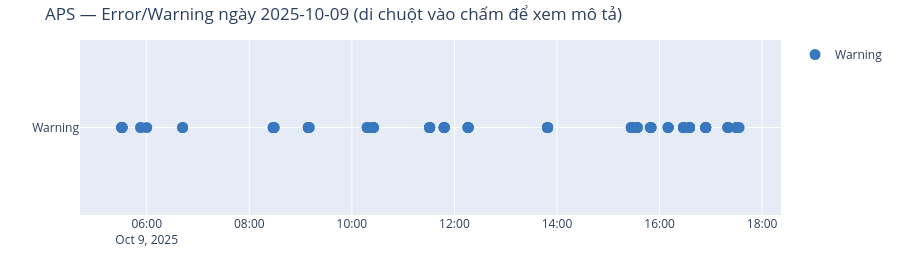

Source (notebook cell):
### Markdown cell above
**Chạy phần APS — đổi ngày rồi chạy lại cell này:**

### Code cell
SELECTED_DATE = "2025-10-09"   # DOI NGAY O DAY

plot_aps_events(SELECTED_DATE)
plot_aps_dashboard(SELECTED_DATE)

### Figure 1 — Plotly figure (JSON) as saved in the notebook; plotly's stock layout.template omitted (floating-point values rounded to 4 significant figures)
{"data": [{"hovertemplate": "%{x}<br>%{text}<extra></extra>", "marker": {"color": "#3778BF", "size": 11}, "mode": "markers", "name": "Warning", "text": ["Log samples lost", "Log samples lost", "Log samples lost", "Log samples lost", "Log samples lost", "Log samples lost", "APU 1/2 insulation level 2", "APU 1/2 insulation level 2", "APU 1/2 insulation level 2", "APU 1/2 insulation level 2", "APU 1/2 insulation level 2", "APU 1/2 insulation level 2", "APU 1/2 insulation level 2", "APU 1/2 insulation level 2", "APU 1/2 insulation level 2", "APU 3/4 insulation level 1", "APU 3/4 insulation level 1", "APU 3/4 insulation level 1", "APU 3/4 insulation level 1", "APU 3/4 insulation level 1", "APU 3/4 insulation level 1", "APU 3/4 insulation level 1", "APU 3/4 insulation level 1", "APU 3/4 insulation level 1", "APU 3/4 insulation level 1", "APU 3/4 insulation level 1", "APU 3/4 insulation level 1", "APU 3/4 insulation level 1", "APU 3/4 insulation level 1", "APU 3/4 insulation level 1", "APU 1/2 insulation level 1", "APU 1/2 insulation level 1", "APU 3/4 insulation level 1", "APU 3/4 insulation level 1", "APU 3/4 insulation level 1", "APU 3/4 insulation level 1", "APU 3/4 insulation level 1", "APU 3/4 insulation level 1", "APU 3/4 insulation level 1", "APU 3/4 insulation level 1", "APU 3/4 insulation level 1", "APU 3/4 insulation level 1", "APU 3/4 insulation level 1", "APU 3/4 insulation level 1", "APU 3/4 insulation level 1", "APU 4 error", "APU 4 error", "APU 2 error", "APU 1/2 insulation level 2", "APU 3/4 insulation level 1", "APU 3/4 insulation level 1", "APU 3/4 insulation level 2", "APU 3/4 insulation level 2", "APU 3/4 insulation level 1", "APU 3/4 insulation level 1", "APU 3/4 insulation level 1", "APU 1/2 insulation level 1", "APU 1/2 insulation level 1", "APU 1/2 insulation level 1", "APU 1/2 insulation level 2", "APU 1/2 insulation level 2", "APU 1/2 insulation level 1", "APU 1/2 insulation level 2", "APU 1/2 insulation level 1", "APU 1/2 insulation level 2", "APU 1/2 insulation level 1", "APU 1/2 insulation level 1", "APU 1/2 insulation level 2", "APU 1/2 insulation level 2", "APU 1/2 insulation level 1", "APU 3/4 insulation level 1", "APU 1/2 insulation level 1", "APU 1/2 insulation level 2", "APU 1/2 insulation level 1", "APU 1/2 insulation level 2", "APU 1/2 insulation level 1", "APU 1/2 insulation level 1", "APU 1/2 insulation level 2", "APU 1/2 insulation level 2", "APU 1/2 insulation level 1", "APU 1/2 insulation level 1", "APU 1/2 insulation level 2", "APU 2 error", "APU 3/4 insulation level 2", "APU 3/4 insulation level 1", "APU 1/2 insulation level 1", "APU 1/2 insulation level 2", "APU 1/2 insulation level 1", "APU 1/2 insulation level 2", "APU 1/2 insulation level 1", "APU 1/2 insulation level 2", "APU 1/2 insulation level 1", "APU 1/2 insulation level 2", "APU 1/2 insulation level 1", "APU 1/2 insulation level 2", "APU 1/2 insulation level 1", "APU 1/2 insulation level 2"], "type": "scatter", "x": ["2025-10-09T05:31:00.000000", "2025-10-09T05:31:00.000000", "2025-10-09T05:31:00.000000", "2025-10-09T05:31:00.000000", "2025-10-09T05:31:00.000000", "2025-10-09T05:53:00.000000", "2025-10-09T06:00:00.000000", "2025-10-09T06:42:00.000000", "2025-10-09T08:28:00.000000", "2025-10-09T08:29:00.000000", "2025-10-09T09:09:00.000000", "2025-10-09T09:10:00.000000", "2025-10-09T10:18:00.000000", "2025-10-09T10:18:00.000000", "2025-10-09T10:25:00.000000", "2025-10-09T10:25:00.000000", "2025-10-09T10:25:00.000000", "2025-10-09T10:25:00.000000", "2025-10-09T11:31:00.000000", "2025-10-09T11:31:00.000000", "2025-10-09T11:48:00.000000", "2025-10-09T11:48:00.000000", "2025-10-09T12:16:00.000000", "2025-10-09T12:16:00.000000", "2025-10-09T13:49:00.000000", "2025-10-09T13:49:00.000000", "2025-10-09T15:27:00.000000", "2025-10-09T15:27:00.000000", "2025-10-09T15:33:00.000000", "2025-10-09T15:34:00.000000", "2025-10-09T15:49:00.000000", "2025-10-09T15:50:00.000000", "2025-10-09T16:10:00.000000", "2025-10-09T16:10:00.000000", "2025-10-09T16:28:00.000000", "2025-10-09T16:28:00.000000", "2025-10-09T16:35:00.000000", "2025-10-09T16:35:00.000000", "2025-10-09T16:54:00.000000", "2025-10-09T16:54:00.000000", "2025-10-09T17:20:00.000000", "2025-10-09T17:20:00.000000", "2025-10-09T17:30:00.000000", "2025-10-09T17:31:00.000000", "2025-10-09T17:33:00.000000", "2025-10-09T05:31:00.000000", "2025-10-09T05:31:00.000000", "2025-10-09T05:31:00.000000", "2025-10-09T05:53:00.000000", "2025-10-09T06:42:00.000000", "2025-10-09T08:28:00.000000", "2025-10-09T08:29:00.000000", "2025-10-09T09:09:00.000000", "2025-10-09T09:10:00.000000", "2025-10-09T10:18:00.000000", "2025-10-09T10:25:00.000000", "2025-10-09T10:25:00.000000", "2025-10-09T10:25:00.000000", "2025-10-09T11:31:00.000000", "2025-10-09T11:31:00.000000", "2025-10-09T11:48:00.000000", "2025-10-09T11:48:00.000000", "2025-10-09T12:16:00.000000", "2025-10-09T12:16:00.000000", "2025-10-09T13:49:00.000000", "2025-10-09T13:49:00.000000", "2025-10-09T15:27:00.000000", "2025-10-09T15:27:00.000000", "2025-10-09T15:33:00.000000", "2025-10-09T15:34:00.000000", "2025-10-09T15:50:00.000000", "2025-10-09T16:10:00.000000", "2025-10-09T16:28:00.000000", "2025-10-09T16:28:00.000000", "2025-10-09T16:35:00.000000", "2025-10-09T16:35:00.000000", "2025-10-09T16:54:00.000000", "2025-10-09T16:54:00.000000", "2025-10-09T17:20:00.000000", "2025-10-09T17:20:00.000000", "2025-10-09T17:30:00.000000", "2025-10-09T17:31:00.000000", "2025-10-09T05:31:00.000000", "2025-10-09T08:28:00.000000", "2025-10-09T09:09:00.000000", "2025-10-09T10:25:00.000000", "2025-10-09T11:31:00.000000", "2025-10-09T11:48:00.000000", "2025-10-09T12:16:00.000000", "2025-10-09T13:49:00.000000", "2025-10-09T15:27:00.000000", "2025-10-09T15:33:00.000000", "2025-10-09T16:28:00.000000", "2025-10-09T16:35:00.000000", "2025-10-09T16:54:00.000000", "2025-10-09T17:20:00.000000", "2025-10-09T17:30:00.000000"], "y": ["Warning", "Warning", "Warning", "Warning", "Warning", "Warning", "Warning", "Warning", "Warning", "Warning", "Warning", "Warning", "Warning", "Warning", "Warning", "Warning", "Warning", "Warning", "Warning", "Warning", "Warning", "Warning", "Warning", "Warning", "Warning", "Warning", "Warning", "Warning", "Warning", "Warning", "Warning", "Warning", "Warning", "Warning", "Warning", "Warning", "Warning", "Warning", "Warning", "Warning", "Warning", "Warning", "Warning", "Warning", "Warning", "Warning", "Warning", "Warning", "Warning", "Warning", "Warning", "Warning", "Warning", "Warning", "Warning", "Warning", "Warning", "Warning", "Warning", "Warning", "Warning", "Warning", "Warning", "Warning", "Warning", "Warning", "Warning", "Warning", "Warning", "Warning", "Warning", "Warning", "Warning", "Warning", "Warning", "Warning", "Warning", "Warning", "Warning", "Warning", "Warning", "Warning", "Warning", "Warning", "Warning", "Warning", "Warning", "Warning", "Warning", "Warning", "Warning", "Warning", "Warning", "Warning", "Warning", "Warning", "Warning"]}], "layout": {"height": 260, "margin": {"b": 30, "l": 80, "r": 20, "t": 40}, "showlegend": true, "title": {"text": "APS — Error/Warning ngày 2025-10-09 (di chuột vào chấm để xem mô tả)"}}}
